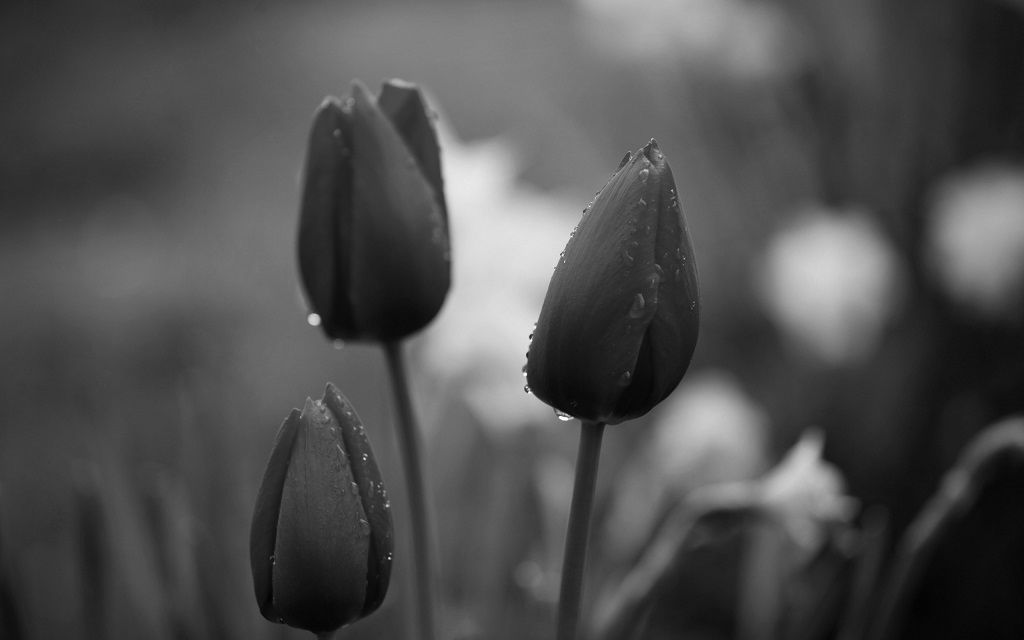
#> input picture year 2/semester 4/Digital picture processing/lab exercises/exercise 1/image1.jpg, 1024 x 640 px
$ python Zad1_kmeans.py
#> lines starting #> are read from the running program, lines starting #| are printed output that depends on the picture
import cv2
import numpy as np
from matplotlib import pyplot as plt

img_8bit = cv2.imread('image1.jpg', 0)
#> img_8bit is the input picture: shape (640, 1024); min 0, max 255, mean 79.4
Z = img_8bit.flatten()
Z = np.float32(Z)
criteria = (cv2.TERM_CRITERIA_EPS + cv2.TERM_CRITERIA_MAX_ITER, 10, 1.0)

result = [img_8bit,0, 0, 0, 0, 0]

for i in range(1,6):
    K = 2 ** (i)
    compactness, label, center = cv2.kmeans(Z, K, None, criteria, 10, cv2.KMEANS_RANDOM_CENTERS)
    center = np.uint8(center)
    result[i] = center[label.flatten()].reshape(img_8bit.shape)
#> this loop made 5 passes
#> (compactness, center) on passes 1 to 3: (471339356.9, [134, 56]), (124626055.2, [114, 69, 187, 31]), (34020133.3, [160, 122, 51, 206, 24, 100, 83, 68])
#> compactness on passes 4 to 5: 9635619.9, 3392964.5
#> after the loop, result = 6 items
cv2.waitKey(0)

titles = ['Original (8bit)', '(1bit)', '(2bit)', '(3bit)', '(4bit)', '(5bit)']
for i in range(6):
    plt.subplot(2, 3, i + 1), plt.imshow(result[i], 'gray')
    plt.title(titles[i])
    plt.xticks([]), plt.yticks([])
plt.show()
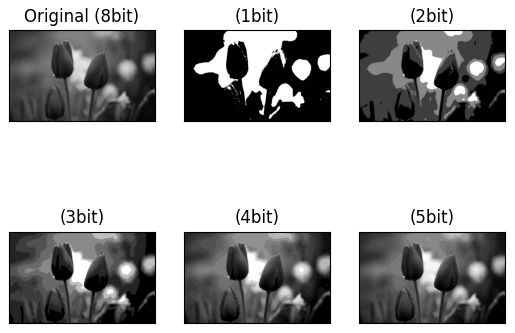
#> figure drawn by matplotlib, 6 panels
